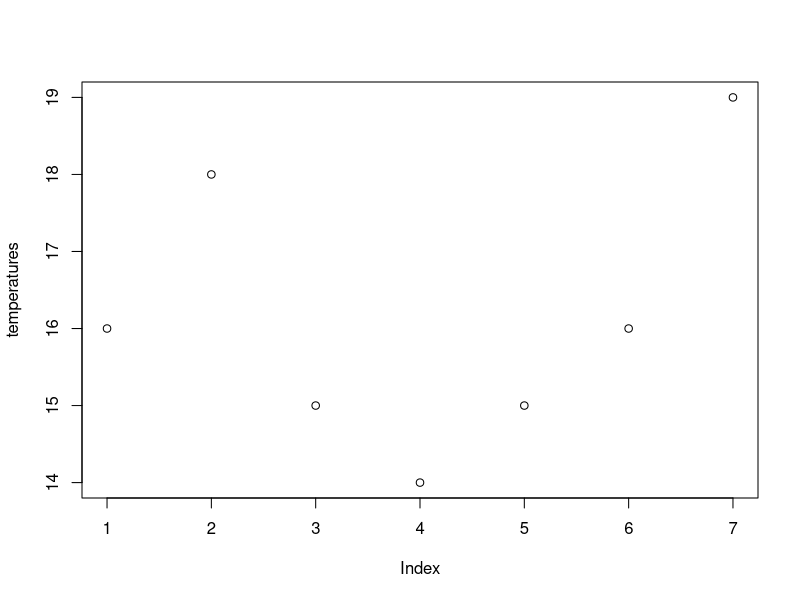
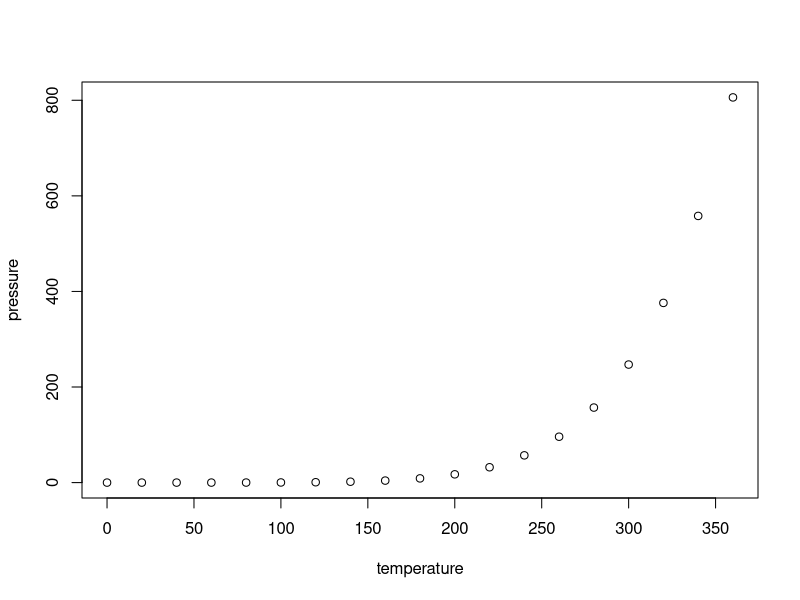

Reproduce these figures in R, in order.
## ---- chunk 1
knitr::opts_chunk$set(echo = TRUE)
## ---- chunk 2
temperatures <- c(16, 18, 15, 14, 15, 16, 19)
names(temperatures) <- c("Monday", "Tuesday", "Wednesday", "Thursday", "Friday", "Saturday", "Sunday")
temperatures
## ---- chunk 3
plot(temperatures)

## ---- chunk 4
plot(pressure)
## ---- chunk 5
scores <- c(98, 43, 84, 65, 72, 56)
students <- c("Jaz", "Sniper", "Cat", "Fascia", "Zendra", "Pantola")
names(scores) <- students
scores

totalScores <- sum(scores)
totalScores
meanScore <- mean(scores)
meanScore
maxScore <- max(scores)
maxScore
productOfScores <- prod(scores)
productOfScores

newScores <- c(99, 99, 98, 12, 45, 57)
names(newScores) <- c("Poo", 'Ka', 'Zigger', 'Eyesore', 'Mosli', 'Alaima')

scores > newScores
newScores == scores
topScores <- scores[c(1,3,5)]
topScores
sorted <- sort(newScores)
bottomScores <- sorted[c(1:3)]
bottomScores
worst <- bottomScores['Eyesore']
worst
passers <- scores[scores>50] 
passers
#plot(scores)

